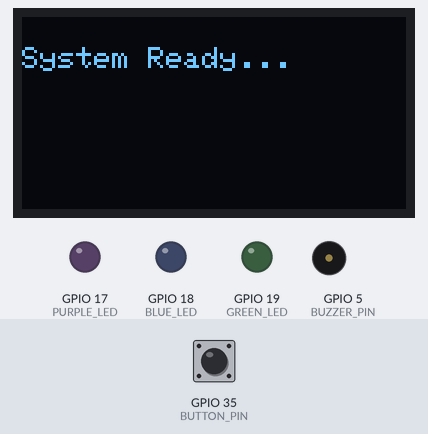
Simulated run of this program. Board: ESP32. Shown: 128×64 one-colour display, output pins drawn as LEDs (lit = HIGH), buzzer (waves = sounding). The inputs (shaded band) are chosen by the test bench; at power-on: GPIO 35 (BUTTON_PIN) HIGH. What the program prints to the serial monitor is not drawn.

Above: at 1.2 s.
1.3 s: GPIO 35 (BUTTON_PIN) pulled LOW for 3.2 s
At 6.3 s:
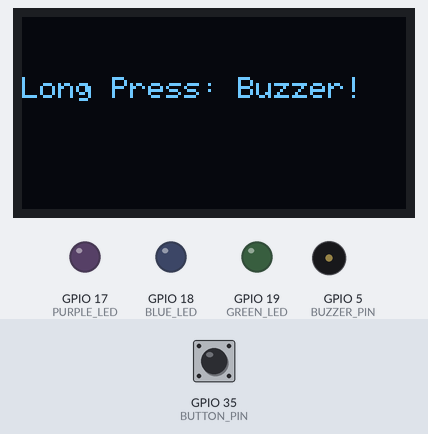
6.8 s: GPIO 35 (BUTTON_PIN) pulled LOW for 0.15 s
At 8.1 s:
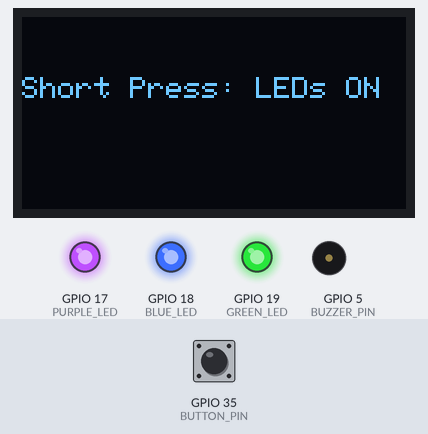
8.4 s: GPIO 35 (BUTTON_PIN) pulled LOW for 1 s
At 10.6 s:
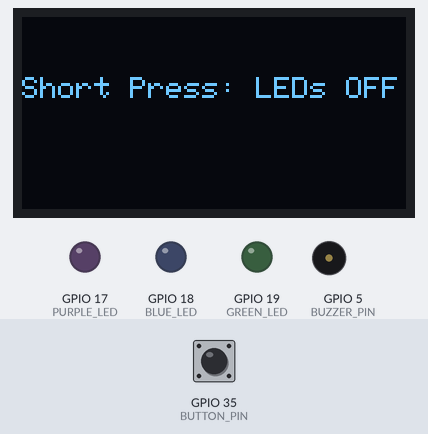
Timing chart, 0 to 12.1 s (numbered marks = the images above; inputs shaded):
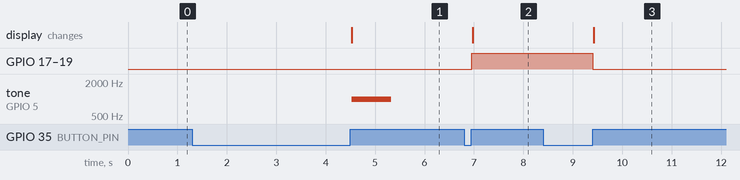

The program:

main.cpp
```cpp
// Rizwana Bashir
// 23-NTU-CS-1088

#include <Wire.h>
#include <Adafruit_GFX.h>
#include <Adafruit_SSD1306.h>

// OLED configuration
#define SCREEN_WIDTH 128
#define SCREEN_HEIGHT 64
#define OLED_ADDR 0x3C
Adafruit_SSD1306 display(SCREEN_WIDTH, SCREEN_HEIGHT, &Wire, -1);

// Pin definitions
#define BUTTON_PIN 35     // Push button pin
#define GREEN_LED 19
#define BLUE_LED 18
#define PURPLE_LED 17
#define BUZZER_PIN 5

// Variables for press detection
unsigned long pressStartTime = 0;
bool buttonPressed = false;
bool ledsOn = false;

// Function declaration (important for VS Code)
void showMessage(String msg);

void setup() {
    Serial.begin(115200);

    // Pin modes
    pinMode(BUTTON_PIN, INPUT_PULLUP); // internal pull-up
    pinMode(GREEN_LED, OUTPUT);
    pinMode(BLUE_LED, OUTPUT);
    pinMode(PURPLE_LED, OUTPUT);
    pinMode(BUZZER_PIN, OUTPUT);

    // Initialize LEDs and buzzer off
    digitalWrite(GREEN_LED, LOW);
    digitalWrite(BLUE_LED, LOW);
    digitalWrite(PURPLE_LED, LOW);
    digitalWrite(BUZZER_PIN, LOW);

    // Initialize OLED
    if (!display.begin(SSD1306_SWITCHCAPVCC, OLED_ADDR)) {
        Serial.println("OLED init failed!");
        while (true); // stop execution
    }

    display.clearDisplay();
    display.setTextSize(1);
    display.setTextColor(SSD1306_WHITE);
    display.setCursor(0, 10);
    display.println("System Ready...");
    display.display();
}

void loop() {
    int buttonState = digitalRead(BUTTON_PIN);

    // Button pressed (active LOW)
    if (buttonState == LOW && !buttonPressed) {
        buttonPressed = true;
        pressStartTime = millis();
    }

    // Button released
    if (buttonState == HIGH && buttonPressed) {
        buttonPressed = false;
        unsigned long pressDuration = millis() - pressStartTime;

        if (pressDuration < 1500) {
            // SHORT PRESS → Toggle LEDs
            ledsOn = !ledsOn;
            digitalWrite(GREEN_LED, ledsOn);
            digitalWrite(BLUE_LED, ledsOn);
            digitalWrite(PURPLE_LED, ledsOn);
            showMessage(ledsOn ? "Short Press: LEDs ON" : "Short Press: LEDs OFF");
            Serial.println(ledsOn ? "LEDs turned ON" : "LEDs turned OFF");
        } else {
            // LONG PRESS → Play buzzer tone
            showMessage("Long Press: Buzzer!");
            Serial.println("Buzzer Tone Playing...");
            tone(BUZZER_PIN, 1000); // 1kHz tone
            unsigned long buzzerStart = millis();
            while (millis() - buzzerStart < 800) {
                // (keep tone playing)
            }
            noTone(BUZZER_PIN);
        }
    }
}

void showMessage(String msg) {
    display.clearDisplay();
    display.setTextSize(1);
    display.setTextColor(SSD1306_WHITE);
    display.setCursor(0, 20);
    display.println(msg);
    display.display();
}
```

Measured:
- after the input at 1.3 s, tone on GPIO 5 (BUZZER_PIN): silent → 1000 Hz after 3.2 s, → silent 0.80 s later; the display: changes after 3.2 s (image 1)
- after the input at 6.8 s, GPIO 17 (PURPLE_LED), GPIO 18 (BLUE_LED), GPIO 19 (GREEN_LED): LOW → HIGH after 0.15 s; the display: changes after 0.18 s (image 2)
- after the input at 8.4 s, GPIO 17 (PURPLE_LED), GPIO 18 (BLUE_LED), GPIO 19 (GREEN_LED): HIGH → LOW after 1.0 s; the display: changes after 1.0 s (image 3)
